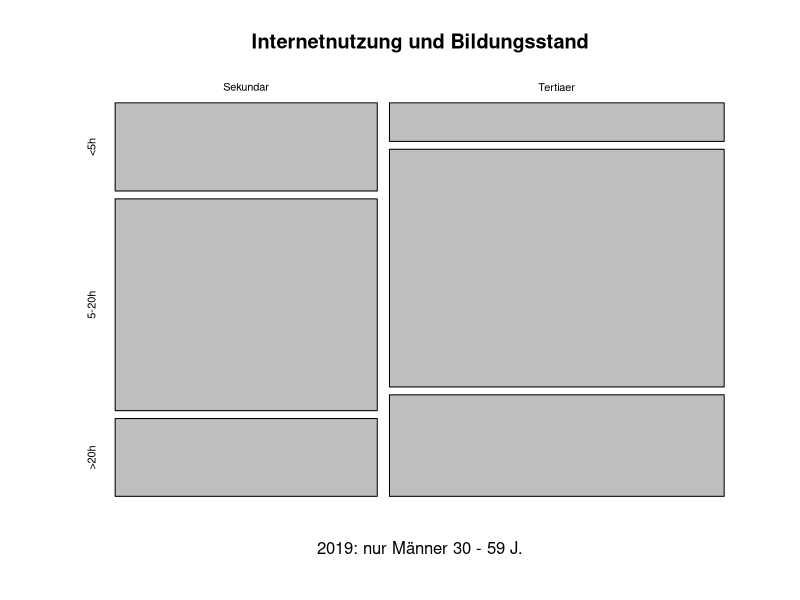

Write the R code that produced this figure.
## ---- chunk 1
kt <- rbind(c(102, 245, 90), c(57, 351, 150))
dimnames(kt) <- list(c("Sekundar", "Tertiaer"), c("<5h", "5-20h", ">20h"))
kt
## ---- chunk 2
mosaicplot(kt, main = "Internetnutzung und Bildungsstand", sub = "2019: nur Männer 30 - 59 J.")
## ---- chunk 3
X <- kt[2, 3]
m <- sum(kt)

X / m
## ---- chunk 4
binom.test(x = X, n=m, p=1/3 * 1/3)
## ---- chunk 5
binom.test(x = X, n = m, conf.level = 0.95)
## ---- chunk 6
chisq.test(kt)
